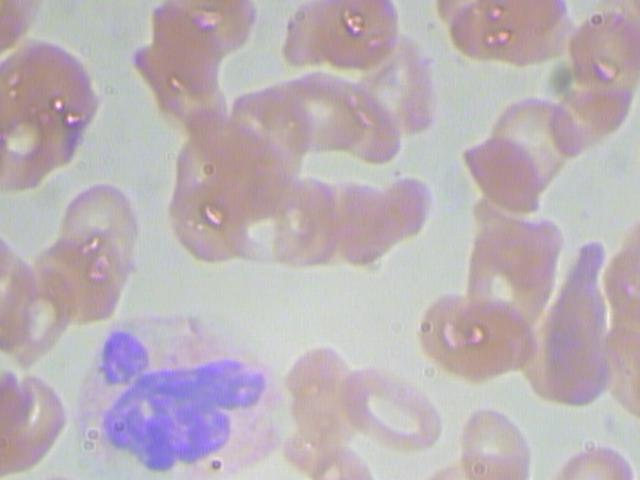
#> input picture data/raw/BloodImage_00001.jpeg, 640 x 480 px, found by its file name
$ jupyter execute --allow-errors ipa-preprocessing.ipynb   (older library calls are emulated)
#> lines starting #> are read from the running program, lines starting #| are printed output that depends on the picture
# 🔬 Blood Cell Segmentation — Preprocessing Pipeline
**Pipeline**: Denoise → Color Space → Global Channel Config → WBC Seg → RBC Seg → Overlay

> **Cách dùng:**
> 1. Chạy **Cell 1–3** (setup)
> 2. Chạy **Cell 4** một lần để học channel config từ train+val set
> 3. Chạy **Cell 5** để load config
> 4. Chạy **Cell 6** để xử lý ảnh

[cell 1]
import os
import cv2
import json
import warnings
import numpy as np
import matplotlib
import matplotlib.pyplot as plt
import matplotlib.gridspec as gridspec
from glob import glob
from scipy import ndimage
from skimage import morphology
import warnings

matplotlib.use('Agg')
warnings.filterwarnings('ignore')

[cell 2]
# ── Paths ────────────────────────────────────────────────────────────────────
DATASET_PATH    = '/kaggle/input/datasets/orvile/bccd-blood-cell-count-and-detection-dataset'
CHANNEL_CONFIG_PATH = '/kaggle/working/channel_config.json'
PIPELINE_FIG_PATH   = '/kaggle/working/blood_cell_pipeline.png'

SAMPLE_IMG = os.path.join(DATASET_PATH, 'train', 'img', 'BloodImage_00001.jpeg')
SAMPLE_ANN = os.path.join(DATASET_PATH, 'train', 'ann', 'BloodImage_00001.jpeg.json')

# Preview ảnh mẫu
sample_bgr = cv2.imread(SAMPLE_IMG)
#> sample_bgr is the input picture: shape (480, 640, 3); mean B, G, R 182.9, 177.2, 187.9
sample_rgb = cv2.cvtColor(sample_bgr, cv2.COLOR_BGR2RGB)
plt.figure(figsize=(6, 4))
plt.title('Sample Image')
plt.imshow(sample_rgb)
plt.axis('off')
plt.show()

## Section A — Core Pipeline Functions
Utility, Denoise, Color Space, Contrast, WBC/RBC Segmentation, Visualization

[cell 3]
# ============================================================
# SECTION 0: UTILITY & HELPER FUNCTIONS
# ============================================================

def adaptive_kernel_size(image: np.ndarray) -> int:
    """Tự động tính kernel size (luôn là số lẻ) dựa trên kích thước ảnh."""
    h, w = image.shape[:2]
    k = max(3, int(max(h, w) / 150))
    return k + 1 if k % 2 == 0 else k


# [19 lines left out: functions compute_gamma, apply_gamma_correction, apply_sharpening, not called in this run]


def fill_holes(binary_mask: np.ndarray) -> np.ndarray:
    """Lấp đầy lỗ hổng bên trong các vùng trắng của binary mask."""
    return ndimage.binary_fill_holes(binary_mask.astype(bool)).astype(np.uint8) * 255


# [55 lines left out: functions remove_small_objects, create_synthetic_blood_image, not called in this run]


# ============================================================
# SECTION 1: DENOISING
# ============================================================

def denoise_image(image: np.ndarray, kernel_size: int = None) -> dict:
    """
    So sánh 4 phương pháp khử nhiễu và chọn tốt nhất tự động:
    Gaussian | Median | Bilateral | Non-local Means
    Tiêu chí: edge preservation * 0.6 + smoothness * 0.4
    """
    if kernel_size is None:
        kernel_size = adaptive_kernel_size(image)
    if kernel_size % 2 == 0:
        kernel_size += 1

    gray = cv2.cvtColor(image, cv2.COLOR_BGR2GRAY)
    laplacian_var = cv2.Laplacian(gray, cv2.CV_64F).var()

    candidates = {
        "gaussian":  cv2.GaussianBlur(image, (kernel_size, kernel_size), 0),
        "median":    cv2.medianBlur(image, kernel_size),
        "bilateral": cv2.bilateralFilter(image, 9, 75, 75),
        "nlm":       cv2.fastNlMeansDenoisingColored(image, None, 10, 10, 7, 21),
    }

    orig_edges = cv2.Canny(gray, 30, 100)
    best_method, best_score = "bilateral", -1.0

    for name, denoised in candidates.items():
        d_gray  = cv2.cvtColor(denoised, cv2.COLOR_BGR2GRAY)
        d_edges = cv2.Canny(d_gray, 30, 100)
        edge_overlap = float(np.logical_and(orig_edges, d_edges).sum()) / (orig_edges.sum() + 1e-8)
        smoothness   = 1.0 - float(cv2.Laplacian(d_gray, cv2.CV_64F).var()) / (laplacian_var + 1e-8)
        score = edge_overlap * 0.6 + max(0.0, min(1.0, smoothness)) * 0.4
        if score > best_score:
            best_score, best_method = score, name

    print(f"  [Denoise] Noise level: {laplacian_var:.1f} | Best: {best_method} (score={best_score:.3f})")
    return {**candidates,
            "best": candidates[best_method],
            "best_method_name": best_method,
            "noise_level": laplacian_var}


# ============================================================
# SECTION 2: COLOR SPACE ANALYSIS
# ============================================================

def analyze_color_spaces(image: np.ndarray) -> dict:
    """
    Trích xuất 12 channels từ 4 color spaces:
    RGB(R,G,B) | HSV(H,S,V) | LAB(L,Lab_A,Lab_B) | YCrCb(Y,Cr,Cb)
    """
    rgb   = cv2.cvtColor(image, cv2.COLOR_BGR2RGB)
    hsv   = cv2.cvtColor(image, cv2.COLOR_BGR2HSV)
    lab   = cv2.cvtColor(image, cv2.COLOR_BGR2LAB)
    ycrcb = cv2.cvtColor(image, cv2.COLOR_BGR2YCrCb)

    channels = {
        "R": rgb[:,:,0],   "G": rgb[:,:,1],   "B": rgb[:,:,2],
        "H": hsv[:,:,0],   "S": hsv[:,:,1],   "V": hsv[:,:,2],
        "L": lab[:,:,0],   "Lab_A": lab[:,:,1], "Lab_B": lab[:,:,2],
        "Y": ycrcb[:,:,0], "Cr": ycrcb[:,:,1], "Cb": ycrcb[:,:,2],
    }
    return {"channels": channels, "rgb": rgb, "hsv": hsv, "lab": lab, "ycrcb": ycrcb}


# ============================================================
# SECTION 3: CONTRAST ENHANCEMENT
# ============================================================

# [376 lines left out: functions enhance_contrast, segment_wbc, _score_rbc_mask, segment_rbc, create_wbc_overlay, create_final_overlay and 1 more, not called in this run]

## Section B — Global Channel Learning
Chạy **1 lần** trên toàn bộ train+val để tìm channel tốt nhất cho WBC/RBC.
Kết quả lưu vào `channel_config.json` và tái sử dụng mãi mà không cần annotation lúc inference.

[cell 4]
# ============================================================
# SECTION B1: ANNOTATION PARSER
# ============================================================

# [22 lines left out: function parse_ann, not called in this run]


# ============================================================
# SECTION B2: COLOR SEPARATION ENGINE
# ============================================================

# Mapping: channel name → (mean_key trong color profile, index)
CHANNEL_DEFINITIONS = {
    "R":     ("mean_bgr",   2),  "G":     ("mean_bgr",   1),  "B":     ("mean_bgr",   0),
    "H":     ("mean_hsv",   0),  "S":     ("mean_hsv",   1),  "V":     ("mean_hsv",   2),
    "L":     ("mean_lab",   0),  "Lab_A": ("mean_lab",   1),  "Lab_B": ("mean_lab",   2),
    "Y":     ("mean_ycrcb", 0),  "Cr":    ("mean_ycrcb", 1),  "Cb":    ("mean_ycrcb", 2),
}


def _compute_color_profiles(all_class_pixels: dict) -> dict:
    """Tính mean BGR/LAB/HSV/YCrCb từ toàn bộ pixel đã gom của từng class."""
    profiles = {}
    for cls, px_list in all_class_pixels.items():
        all_px = np.vstack(px_list).astype(np.uint8)
        px_img = all_px.reshape(1, -1, 3)
        profiles[cls] = {
            "mean_bgr":   all_px.mean(axis=0),
            "mean_lab":   cv2.cvtColor(px_img, cv2.COLOR_BGR2LAB).reshape(-1,3).mean(axis=0),
            "mean_hsv":   cv2.cvtColor(px_img, cv2.COLOR_BGR2HSV).reshape(-1,3).mean(axis=0),
            "mean_ycrcb": cv2.cvtColor(px_img, cv2.COLOR_BGR2YCrCb).reshape(-1,3).mean(axis=0),
        }
    return profiles


# [20 lines left out: function _best_channel_by_separation, not called in this run]


# ============================================================
# SECTION B3: GLOBAL LEARNING — chạy 1 lần
# ============================================================

def learn_best_channels_from_dataset(
    dataset_dir: str,
    splits: list = ["train", "val"],
    save_path: str = CHANNEL_CONFIG_PATH
) -> dict:
    """
    Duyệt toàn bộ train+val, gom pixel từng class theo bbox annotation,
    tính màu trung bình toàn dataset, tìm channel có separation lớn nhất.

    Args:
        dataset_dir: Thư mục gốc BCCD dataset
        splits     : Các split dùng để học (không dùng test)
        save_path  : Nơi lưu channel_config.json

    Returns:
        dict vd: {"WBC": "B", "RBC": "Cr", "Platelets": "G"}
    """
    all_class_pixels = {}
    total_images = 0

    for split in splits:
        img_dir   = os.path.join(dataset_dir, split, "img")
        ann_dir   = os.path.join(dataset_dir, split, "ann")
        img_paths = sorted(glob(os.path.join(img_dir, "*.jpeg")) +
                           glob(os.path.join(img_dir, "*.jpg"))  +
                           glob(os.path.join(img_dir, "*.png")))
        print(f"  [{split}] {len(img_paths)} ảnh...")

        for img_path in img_paths:
            image    = cv2.imread(img_path)
            ann_path = os.path.join(ann_dir, os.path.basename(img_path) + ".json")
            if image is None or not os.path.exists(ann_path):
                continue

            annotations = parse_ann(ann_path)
            if not annotations:
                continue

            h_img, w_img = image.shape[:2]
            for ann in annotations:
                title        = ann["title"]
                x, y, bw, bh = [int(v) for v in ann["bbox"]]
                x1, y1 = max(0, x+2),      max(0, y+2)
                x2, y2 = min(w_img, x+bw-2), min(h_img, y+bh-2)
                crop = image[y1:y2, x1:x2]
                if crop.size == 0:
                    continue
                all_class_pixels.setdefault(title, []).append(crop.reshape(-1, 3))

            total_images += 1

    print(f"\n  Tổng: {total_images} ảnh đã xử lý")
    for cls, px_list in all_class_pixels.items():
        print(f"  {cls}: {sum(len(p) for p in px_list):,} pixels từ {len(px_list)} crops")

    print("\n  Tính color profiles toàn dataset...")
    color_profiles = _compute_color_profiles(all_class_pixels)

    print("  Tìm channel tốt nhất theo color separation...")
    all_classes = list(color_profiles.keys())
    result = {}
    for target_cls in all_classes:
        others = [c for c in all_classes if c != target_cls]
        best   = _best_channel_by_separation(color_profiles, target_cls, others)
        result[target_cls] = best
        print(f"  {target_cls:12s} → {best}")

    # Đảm bảo WBC ≠ RBC
    if result.get("WBC") == result.get("RBC"):
        wbc_ch = result["WBC"]
        print(f"  [WARN] WBC = RBC = '{wbc_ch}' → tìm channel thứ 2 cho RBC")
        result["RBC"] = _best_channel_by_separation(
            color_profiles, "RBC",
            [c for c in all_classes if c != "RBC"],
            exclude=[wbc_ch]
        )
        print(f"  RBC (adjusted) → {result['RBC']}")

    os.makedirs(os.path.dirname(save_path), exist_ok=True)
    with open(save_path, "w") as f:
        json.dump(result, f, indent=2)

    print(f"\n  ✓ Config: {result}")
    print(f"  ✓ Lưu tại: {save_path}")
    return result

[cell 5]
# ── Chạy 1 lần để tạo channel_config.json ─────────────────────────────────────
# Sau khi có file rồi, comment block này và chỉ chạy block load bên dưới.

print("=" * 60)
print("  GLOBAL CHANNEL LEARNING")
print("=" * 60)

#> (the rest of this cell did not finish here and is left out)


# ── Hoặc load lại nếu đã có file ───────────────────────────────────────────────
# with open(CHANNEL_CONFIG_PATH) as f:
#     CHANNEL_CONFIG = json.load(f)

print(f"\nChannel config: {CHANNEL_CONFIG}")

## Section C — Main Pipeline
`preprocess_image()` dùng `CHANNEL_CONFIG` đã học — không cần annotation lúc inference.

[cell 6]
# ============================================================
# SECTION C: MAIN PIPELINE
# ============================================================

def preprocess_image(image_path: str = None) -> dict:
    """
    Pipeline tiền xử lý ảnh máu hoàn chỉnh (WBC + RBC segmentation).

    Args:
        image_path: Đường dẫn ảnh (JPG/PNG/BMP).
                    Truyền None để dùng ảnh demo tổng hợp.

    Returns:
        dict chứa: original | wbc_mask | rbc_mask | overlay | processed
                   + wbc_count | rbc_count | best_wbc_channel | best_rbc_channel
                   + các kết quả trung gian để debug/research
    """
    print("=" * 70)
    print("  BLOOD CELL SEGMENTATION PIPELINE")
    print("=" * 70)

    # ── STEP 1: Đọc ảnh ────────────────────────────────────────────────────
    print("\n[STEP 1] Đọc ảnh...")
    if image_path is None or not os.path.exists(str(image_path)):
        print("  → Không tìm thấy ảnh. Dùng ảnh demo tổng hợp...")
        image = create_synthetic_blood_image(512)
    else:
        image = cv2.imread(image_path)
        if image is None:
            raise ValueError(f"Không thể đọc ảnh: {image_path}")
        print(f"  → OK: {image.shape} | {image_path}")

    original    = image.copy()
    h, w        = image.shape[:2]
    kernel_size = adaptive_kernel_size(image)
    print(f"  → {w}x{h} | kernel_size={kernel_size}")

    # ── STEP 2: Khử nhiễu ──────────────────────────────────────────────────
    print("\n[STEP 2] Khử nhiễu (4 phương pháp)...")
    denoise_results = denoise_image(image, kernel_size)
    denoised        = denoise_results["best"]
    denoise_method  = denoise_results["best_method_name"]

    # ── STEP 3: Color space analysis ───────────────────────────────────────
    print("\n[STEP 3] Phân tích color spaces...")
    cs_data  = analyze_color_spaces(denoised)
    channels = cs_data["channels"]

    # ── STEP 4: Load channel config (đã học từ train+val) ─────────────────
    print("\n[STEP 4] Load channel config từ global learning...")
    best_wbc_name    = CHANNEL_CONFIG.get("WBC", "B")    # fallback an toàn
    best_rbc_name    = CHANNEL_CONFIG.get("RBC", "Cr")
    best_wbc_channel = channels[best_wbc_name]
    best_rbc_channel = channels[best_rbc_name]
    channel_analysis = {
        "best_wbc_channel": best_wbc_name,
        "best_rbc_channel": best_rbc_name,
        "wbc_scores": {}, "rbc_scores": {},
        "wbc_ranking": [], "rbc_ranking": [],
    }
    print(f"  WBC → {best_wbc_name} | RBC → {best_rbc_name}")

    # ── STEP 5: Tăng tương phản ────────────────────────────────────────────
    print("\n[STEP 5] Tăng tương phản (CLAHE + Sharpening)...")
    contrast_wbc = enhance_contrast(best_wbc_channel)
    contrast_rbc = enhance_contrast(best_rbc_channel)
    clahe_wbc    = contrast_wbc["clahe_sharp"]
    clahe_rbc    = contrast_rbc["clahe_sharp"]

    # ── STEP 6: Segment WBC ────────────────────────────────────────────────
    print("\n[STEP 6] Phân đoạn bạch cầu (WBC)...")
    wbc_seg  = segment_wbc(clahe_wbc, kernel_size)
    wbc_mask = wbc_seg["final_mask"]

    # ── STEP 7: Loại WBC khỏi ảnh ─────────────────────────────────────────
    print("\n[STEP 7] Loại WBC khỏi ảnh (inpainting)...")
    overlay_data = create_wbc_overlay(denoised, wbc_mask, dilation_px=kernel_size // 2)
    image_no_wbc = overlay_data["image_no_wbc"]

    # ── STEP 8: Segment RBC — thử nhiều channel, chọn kết quả tốt nhất ───
    print("\n[STEP 8] Phân đoạn hồng cầu (RBC) — multi-channel selection...")
    cs_no_wbc = analyze_color_spaces(image_no_wbc)["channels"]

    # Danh sách channel ưu tiên thử cho RBC (theo thứ tự: config → Lab_A → R)
    # best_rbc_name từ global learning, thêm Lab_A và R để so sánh
    rbc_candidates = [best_rbc_name] + [
        ch for ch in ["Lab_A", "R", "Cr"] if ch != best_rbc_name
    ]

    best_rbc_seg, best_rbc_mask = None, None
    best_rbc_score, best_rbc_ch = -1.0, best_rbc_name

    for ch_name in rbc_candidates:
        if ch_name not in cs_no_wbc:
            continue
        ch_data  = cs_no_wbc[ch_name].astype(np.uint8)
        clahe_ch = cv2.createCLAHE(clipLimit=2.5, tileGridSize=(8,8)).apply(ch_data)
        seg      = segment_rbc(image_no_wbc, clahe_ch, kernel_size)
        score    = _score_rbc_mask(seg["final_mask"])
        print(f"    [{ch_name:6s}] count={score['count']:3d} | "
              f"circ={score['circularity']:.3f} | "
              f"unif={score['uniformity']:.3f} | "
              f"total={score['total']:.3f}"
              + (" ← best" if score["total"] > best_rbc_score else ""))
        if score["total"] > best_rbc_score:
            best_rbc_score = score["total"]
            best_rbc_seg   = seg
            best_rbc_mask  = seg["final_mask"]
            best_rbc_ch    = ch_name

    rbc_seg          = best_rbc_seg
    rbc_mask         = best_rbc_mask
    best_rbc_name    = best_rbc_ch   # cập nhật để vis hiển thị đúng
    best_rbc_channel = cs_no_wbc[best_rbc_name]
    print(f"  → RBC channel được chọn: {best_rbc_name} (score={best_rbc_score:.3f})")

    # ── STEP 9: Final overlay ──────────────────────────────────────────────
    print("\n[STEP 9] Tạo final overlay...")
    final_overlay = create_final_overlay(original, wbc_mask, rbc_mask)

    # ── STEP 10: Visualization ─────────────────────────────────────────────
    print("\n[STEP 10] Tạo pipeline visualization...")
    visualize_pipeline({
        "original":         original,
        "denoised":         denoised,
        "denoise_method":   denoise_method,
        "clahe_wbc":        clahe_wbc,
        "best_wbc_ch_img":  best_wbc_channel,
        "best_rbc_ch_img":  best_rbc_channel,
        "best_wbc_name":    best_wbc_name,
        "best_rbc_name":    best_rbc_name,
        "channels":         channels,
        "wbc_seg":          wbc_seg,
        "rbc_seg":          rbc_seg,
        "overlay_data":     overlay_data,
        "wbc_mask":         wbc_mask,
        "rbc_mask":         rbc_mask,
        "overlay":          final_overlay,
        "channel_analysis": channel_analysis,
    }, save_path=PIPELINE_FIG_PATH)

    # ── Tổng kết ───────────────────────────────────────────────────────────
    wbc_count = cv2.connectedComponentsWithStats(wbc_mask, connectivity=8)[0] - 1
    rbc_count = cv2.connectedComponentsWithStats(rbc_mask, connectivity=8)[0] - 1

    print("\n" + "=" * 70)
    print("  PIPELINE HOÀN TẤT!")
    print("=" * 70)
    print(f"  WBC channel  : {best_wbc_name}")
    print(f"  RBC channel  : {best_rbc_name}")
    print(f"  WBC phát hiện: {wbc_count}")
    print(f"  RBC phát hiện: {rbc_count}")
    print(f"  Denoise      : {denoise_method}")
    print(f"  Figure       : {PIPELINE_FIG_PATH}")
    print("=" * 70)

    return {
        # Kết quả chính
        "original":  original,
        "wbc_mask":  wbc_mask,
        "rbc_mask":  rbc_mask,
        "overlay":   final_overlay,
        "processed": image_no_wbc,
        # Thống kê
        "wbc_count":         wbc_count,
        "rbc_count":         rbc_count,
        "best_wbc_channel":  best_wbc_name,
        "best_rbc_channel":  best_rbc_name,
        "denoise_method":    denoise_method,
        # Trung gian (debug/research)
        "denoised":          denoised,
        "channels":          channels,
        "channel_analysis":  channel_analysis,
        "wbc_seg_steps":     wbc_seg,
        "rbc_seg_steps":     rbc_seg,
        "overlay_data":      overlay_data,
        "denoise_results":   denoise_results,
        "contrast_wbc":      contrast_wbc,
        "contrast_rbc":      contrast_rbc,
        "pipeline_fig":      PIPELINE_FIG_PATH,
    }

#> (a cell that did not finish here is left out)

#|   → OK: (480, 640, 3) | /kaggle/input/datasets/orvile/bccd-blood-cell-count-and-detection-dataset/train/img/BloodImage_00001.jpeg
#> in preprocess_image, `kernel_size = adaptive_kernel_size(image)`: kernel_size = 5
#|   → 640x480 | kernel_size=5
#> in denoise_image, `gray = cv2.cvtColor(image, cv2.COLOR_BGR2GRAY)`:
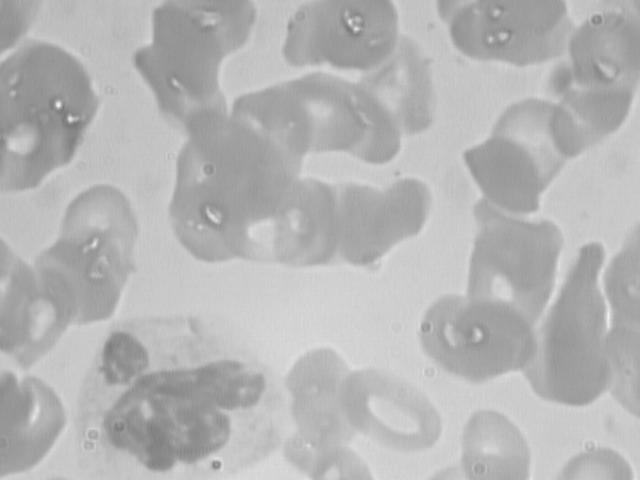
#> gray: shape (480, 640); min 117, max 240, mean 181
#> in denoise_image, `laplacian_var = cv2.Laplacian(gray, cv2.CV_64F).var()`: laplacian_var = 9.07
#> in denoise_image, `orig_edges = cv2.Canny(gray, 30, 100)`:
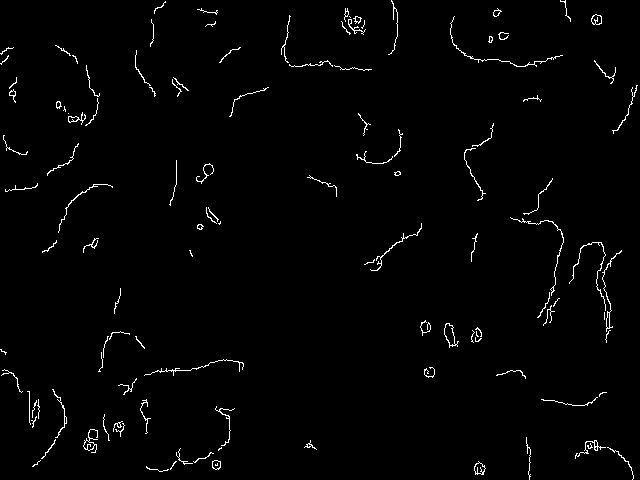
#> orig_edges: shape (480, 640); 1.6% white in thin lines or dots
#> the loop in denoise_image, `for name, denoised in candidates.items():` made 4 passes
#> (name, edge_overlap, smoothness, score, best_score, best_method) on passes 1, 3: ('gaussian', 0.00114, 0.64, 0.257, 0.257, 'gaussian'), ('bilateral', 0.000644, 0.697, 0.279, 0.279, 'bilateral')
#> (name, edge_overlap, smoothness, score) on passes 2, 4: ('median', 0.00174, 0.52, 0.209), ('nlm', 0.000613, 0.432, 0.173)
#> pass 1, in denoise_image, `d_edges = cv2.Canny(d_gray, 30, 100)`:
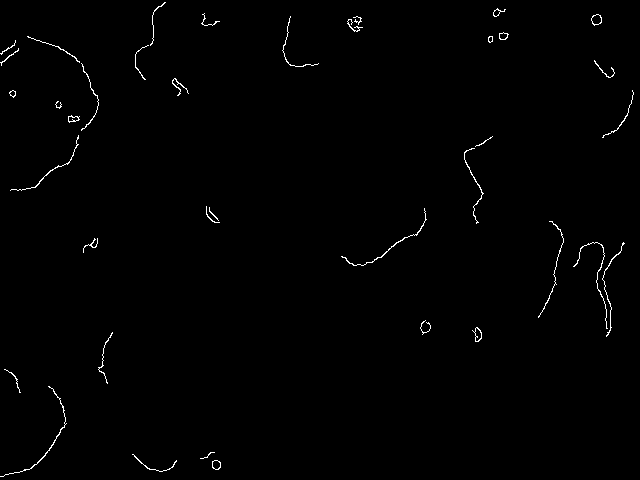
#> d_edges: shape (480, 640); 0.72% white in thin lines or dots
#> pass 2, in denoise_image, `d_edges = cv2.Canny(d_gray, 30, 100)`:
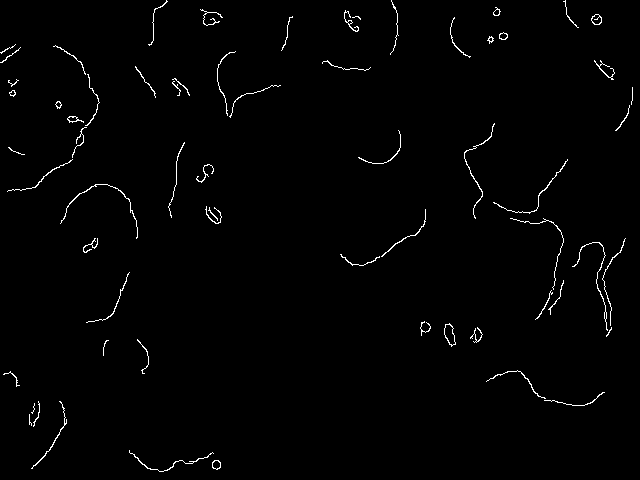
#> d_edges: shape (480, 640); 1.2% white in thin lines or dots
#> after the loop in denoise_image, `for name, denoised in candidates.items():`: best_score = 0.279
#|   [Denoise] Noise level: 9.1 | Best: bilateral (score=0.279)
#> in preprocess_image, `denoise_results = denoise_image(image, kernel_size)`: denoise_results = 7 items
#> in preprocess_image, `denoise_method  = denoise_results["best_method_name"]`: denoise_method = 'bilateral'
#> in analyze_color_spaces, `hsv   = cv2.cvtColor(image, cv2.COLOR_BGR2HSV)`: hsv: shape (480, 640, 3); mean H, S, V 92.6, 25.1, 192.9
#> in analyze_color_spaces, `lab   = cv2.cvtColor(image, cv2.COLOR_BGR2LAB)`: lab: shape (480, 640, 3); mean of channels 0, 1, 2 187, 133.1, 126.5
#> in analyze_color_spaces, `ycrcb = cv2.cvtColor(image, cv2.COLOR_BGR2YCrCb)`: ycrcb: shape (480, 640, 3); mean of channels 0, 1, 2 181, 132.9, 129
#> in preprocess_image, `cs_data  = analyze_color_spaces(denoised)`: cs_data = 5 items
#> in preprocess_image, `channels = cs_data["channels"]`: channels = 12 items
